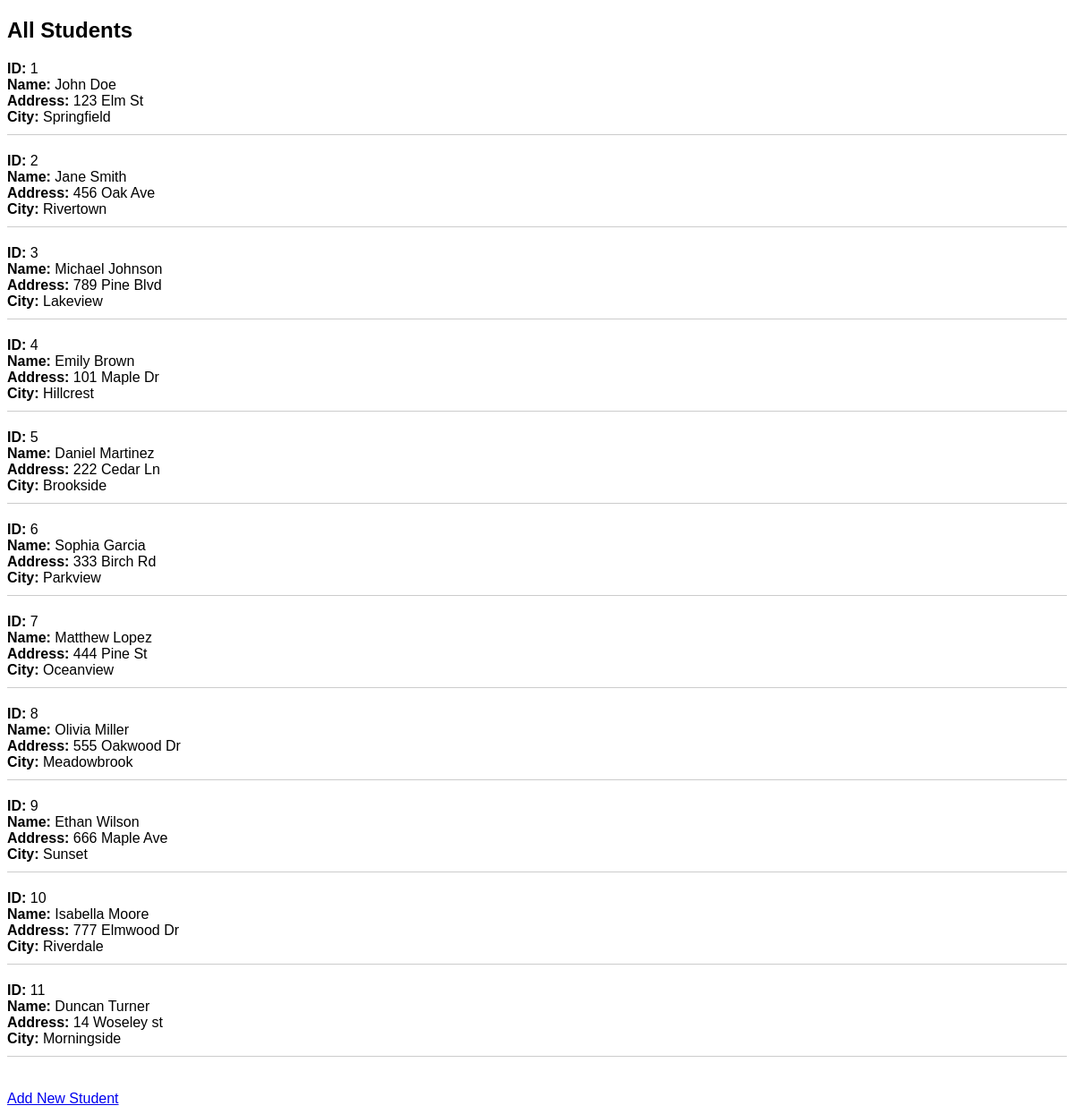
The page / on the database its author committed.
### PythonFlask/SQL_Alchemy.py (models this page shows, shortened)
class Student(db.Model):
    __tablename__ = 'student1'
    idNumber = db.Column(db.Integer, primary_key=True)
    firstName = db.Column(db.String(100))
    lastName = db.Column(db.String(100))
    address = db.Column(db.String(200))
    city = db.Column(db.String(50))

### PythonFlask/SQL_Alchemy.py (the view)
@app.route("/")
def show_all():
    students = Student.query.all()
    return render_template("show_all.html", students=students)

### PythonFlask/templates/show_all.html (shortened to what this page needs)
<!DOCTYPE html>
<html lang="en">
<head>
    <link rel="stylesheet" type="text/css" href="{{ url_for('static', filename='styles.css') }}">
</head>
<body>
    <h2>All Students</h2>
    <ul>
        {% for student in students %}
            <li>
                <strong>ID:</strong> {{ student.idNumber }}<br>
                <strong>Name:</strong> {{ student.firstName }} {{ student.lastName }}<br>
                <strong>Address:</strong> {{ student.address }}<br>
                <strong>City:</strong> {{ student.city }}
            </li>
        {% endfor %}
    </ul>
    <br>
    <a href="{{ url_for('new') }}">Add New Student</a>
</body>
</html>

### PythonFlask/static/styles.css (style rules this page uses)
body { font-family: Arial, sans-serif; }
ul { list-style-type: none; padding: 0; }
li { margin-bottom: 20px; border-bottom: 1px solid #ccc; padding-bottom: 10px; }
strong { font-weight: bold; }

### rows shown on the page
Student: idNumber "1", firstName "John", lastName "Doe", address "123 Elm St", city "Springfield"
Student: idNumber "2", firstName "Jane", lastName "Smith", address "456 Oak Ave", city "Rivertown"
Student: idNumber "3", firstName "Michael", lastName "Johnson", address "789 Pine Blvd", city "Lakeview"
Student: idNumber "4", firstName "Emily", lastName "Brown", address "101 Maple Dr", city "Hillcrest"
Student: idNumber "5", firstName "Daniel", lastName "Martinez", address "222 Cedar Ln", city "Brookside"
Student: idNumber "6", firstName "Sophia", lastName "Garcia", address "333 Birch Rd", city "Parkview"
Student: idNumber "7", firstName "Matthew", lastName "Lopez", address "444 Pine St", city "Oceanview"
Student: idNumber "8", firstName "Olivia", lastName "Miller", address "555 Oakwood Dr", city "Meadowbrook"
Student: idNumber "9", firstName "Ethan", lastName "Wilson", address "666 Maple Ave", city "Sunset"
Student: idNumber "10", firstName "Isabella", lastName "Moore", address "777 Elmwood Dr", city "Riverdale"
Student: idNumber "11", firstName "Duncan", lastName "Turner", address "14 Woseley st", city "Morningside"
